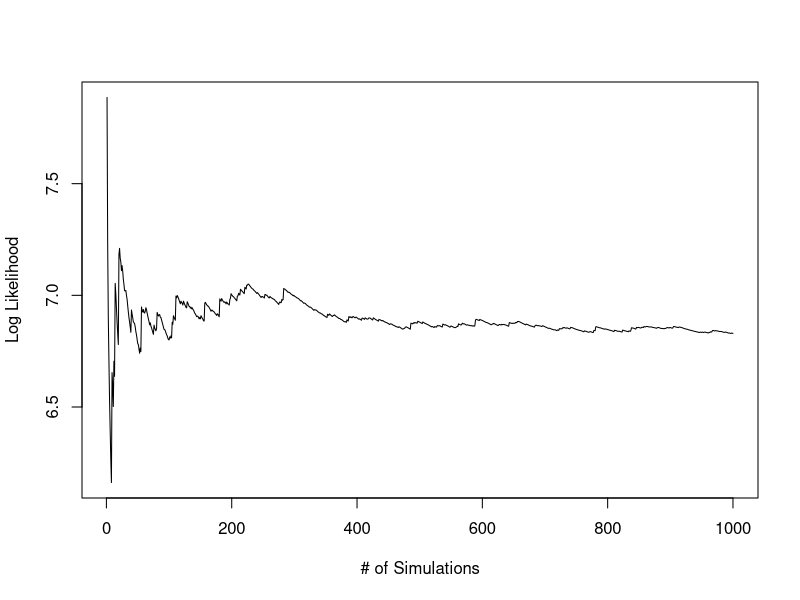
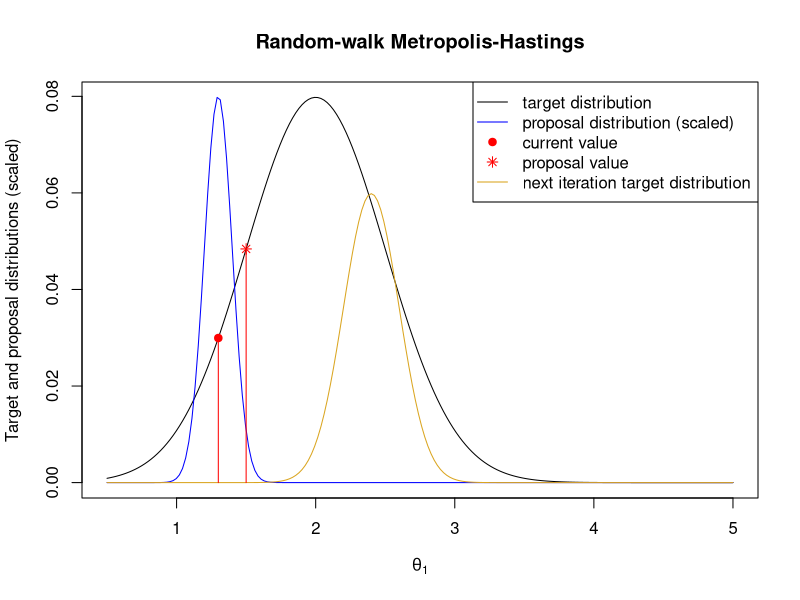

Here is the R script that generated these plots, in order:
## ---- chunk 1
knitr::opts_chunk$set(echo = TRUE)

knitr_opts <- list(
  message = FALSE,
  warning = FALSE,
  collapse = TRUE,
  comment = "#>",
  fig.width = 7,
  dpi = 300,
  out.width = "700px",
  fig.asp = 1 / 1.618,
  cache = FALSE,
  autodep = TRUE,
  cache.comments = TRUE,
  fig.align = "center",
  echo = FALSE,
  results = 'hide'
)
do.call(knitr::opts_chunk$set, knitr_opts)
## ---- chunk 2
## Model equivalent to y ~ 1 + (1|grp) for those familiar with lme4 and glmmTMB syntax.
## Intercept = mu.

n <- 70
x <- rnorm(7, 0, 0.05)
y <- rnorm(n, 3 + rep(x, each = 10), 0.25)
grp <- rep(1:7, each = 10)
nsim <- 1000

loglik_laplace <- function(pars){
  sigma_y <- exp(pars[1])
  sigma_x <- exp(pars[2])
  mu <- pars[3]
  ngrp <- length(unique(grp))
  negll <- function(x) {
    -sum(dnorm(y, mu + x[grp], sigma_y, log = TRUE)) - sum(dnorm(x, 0, sigma_x, log = TRUE))
  }
  grnegll <- function(x){
    gr <- 2*(x-0)/(2*sigma_x^2)
    for( i in 1:ngrp ){
      gr[i] <- gr[i] - 2*sum((y[grp == i] - x[i] - mu))/(2*sigma_y^2)
    }
    gr
  }
  fit <- optim(rep(0,ngrp), negll, grnegll, hessian = TRUE)
  0.5*ngrp*log(2*pi) - 0.5*log(det(fit$hessian)) - fit$value
}

loglik_montecarlo <- function(pars, demo = FALSE){
  sigma_y <- exp(pars[1])
  sigma_x <- exp(pars[2])
  mu <- pars[3]
  lik <- numeric(nsim)
  for(i in 1:nsim){
    xj <- rnorm(7,0,sigma_x)
    # xj <- runif(7, -0.05, 0.05)
    lik[i] <-  exp(sum(dnorm(y, mu + xj[grp], sigma_y, log = TRUE)))
  }
  if(!demo) 
      return(log(sum(lik)/nsim))
  else
      return(lik)
}

## Approximate log likelihood by each method:
pars <- c(log(0.25), log(0.05), 3)
loglik_montecarlo(pars)
loglik_laplace(pars)

## More simulation means for accuracy:
nsim <- 100
loglik_montecarlo(pars)
nsim <- 100000
loglik_montecarlo(pars)

## Plot Monte Carlo error:
nsim <- 1000
lik <- loglik_montecarlo(pars, TRUE)
cumlik <- cumsum(lik)/1:nsim
plot(1:nsim, log(cumlik), type = 'l', xlab = "# of Simulations", ylab = "Log Likelihood")
## ---- chunk 3
theta1 <- seq(0.5, 5, length = 200)
targetDist <- 0.1 * dnorm(theta1, 2, 0.5)
current <- 1.3
proposalDist <- dnorm(theta1, current, sd = 0.1)
proposalDisplayScale <- max(proposalDist)/max(targetDist)
proposalDist <- proposalDist / proposalDisplayScale
proposal <- 1.5
nextTargetDist <- 0.03 * dnorm(theta1, 2.4, 0.2)
{
  plot(theta1, targetDist, type = 'l', col = 'black',
       main = "Random-walk Metropolis-Hastings",
       ylab = "Target and proposal distributions (scaled)",
       xlab = expression(theta[1]))
  points(theta1, proposalDist, type = 'l', col = 'blue')
  points(theta1, nextTargetDist, type = 'l', col = 'goldenrod')
  points(current, 0.1 * dnorm(current, 2, 0.5), pch = 19, col = 'red')
  points(proposal, 0.1 * dnorm(proposal, 2, 0.5), pch = 8, col = 'red')
  lines(c(current, current), c(0, 0.1 * dnorm(current, 2, 0.5)), col = 'red')
  lines(c(proposal, proposal), c(0, 0.1 * dnorm(proposal, 2, 0.5)), col = 'red')
  legend("topright", lty = c(1,1,0,0, 1), 
         pch = c(NA, NA, 19, 8, NA), 
         col = c('black','blue','red','red', 'goldenrod'),
         legend = c('target distribution', 'proposal distribution (scaled)', 'current value', 'proposal value', 'next iteration target distribution' ))
}
